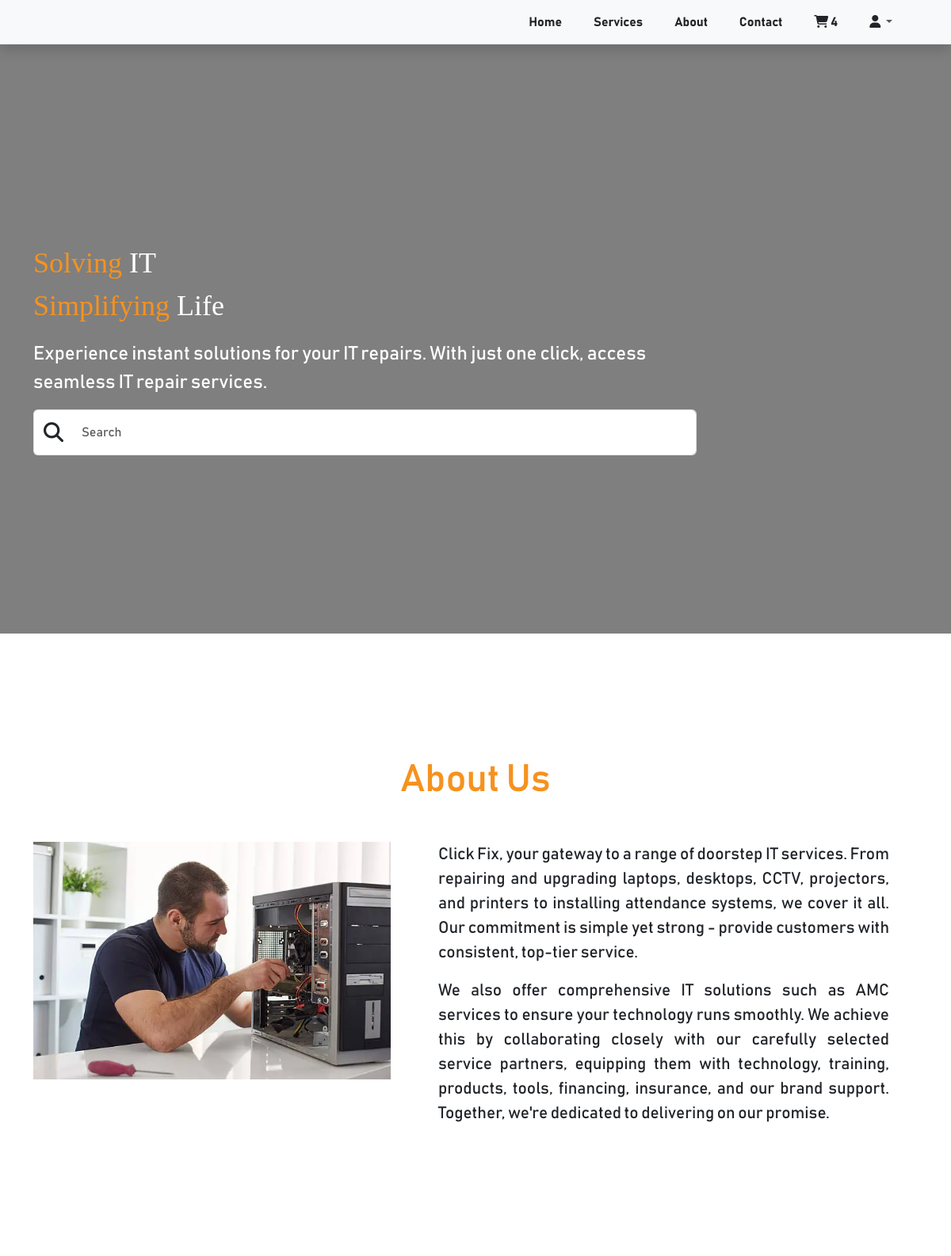
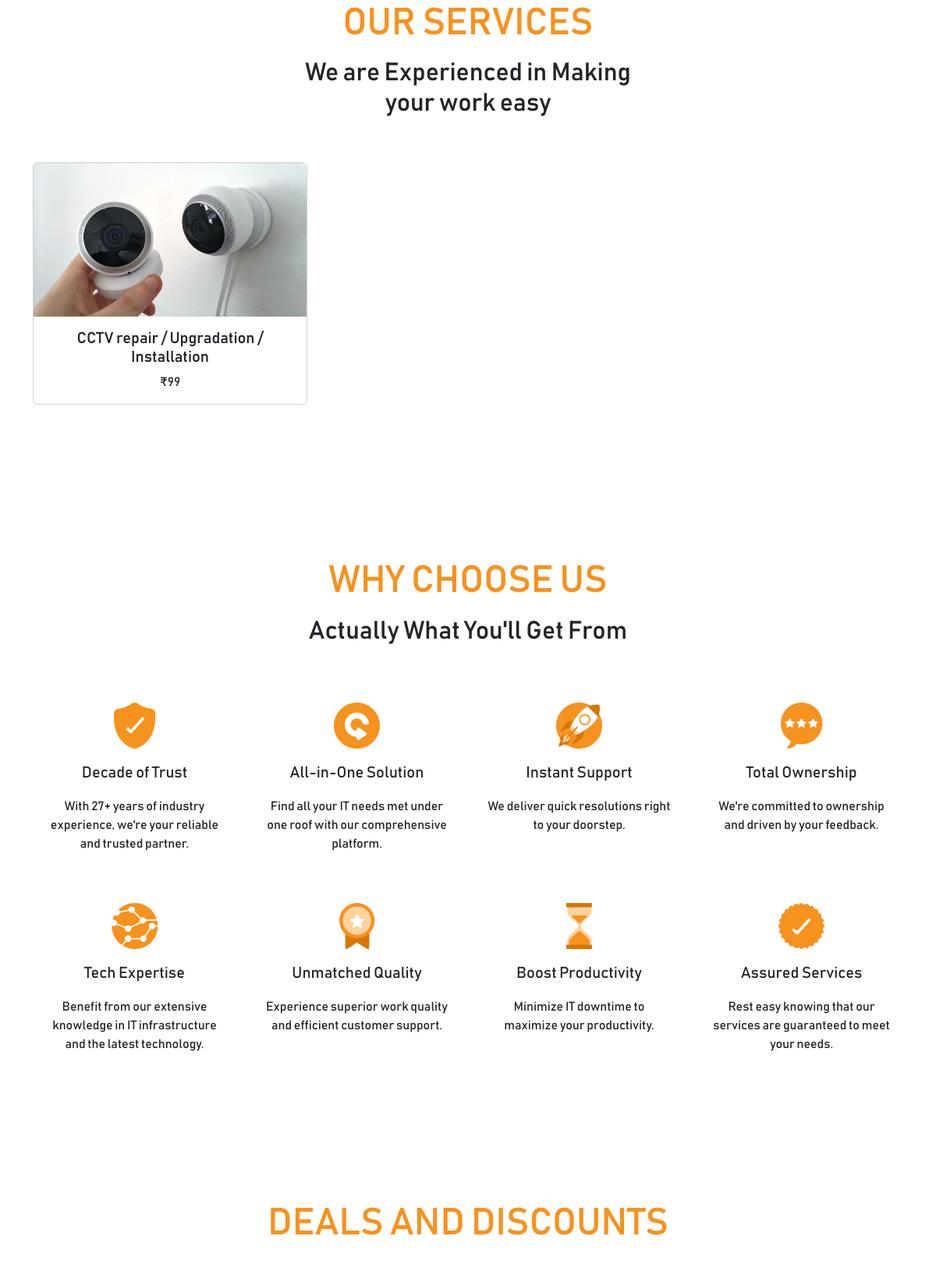
Screenshot of / (signed in, upper part) with the database file from the repository (2 pictures, top to bottom).
### cart/models.py (models this page shows, shortened)
class Cart(models.Model):
    class Meta:
        verbose_name_plural = 'Cart'
    user = models.ForeignKey(Profile, on_delete=models.CASCADE, null=True, blank=True)
    session_id = models.CharField(max_length=100, null=True, blank=True)
    cart_cost = models.FloatField(default=0.0)
    created_at = models.DateTimeField(auto_now_add=True)
    updated_at = models.DateTimeField(auto_now=True)
    @property
    def num_of_items(self):
        cartitems = self.cartitems.all()
        quantity =  sum([item.quantity for item in cartitems])
        return quantity

class CartItem(models.Model):
    class Meta:
        verbose_name_plural = 'Cart Items'
    TIME_SLOTS = (
        ("10am-12pm", "10am-12pm"),
        ("12pm-2pm", "12pm-2pm"),
        ("2pm-4pm", "2pm-4pm"),
        ("4pm-7pm", "4pm-7pm"),
    )
    sub_service = models.ForeignKey(SubServices, on_delete=models.CASCADE)
    cart = models.ForeignKey(Cart, on_delete=models.CASCADE, related_name="cartitems")
    quantity = models.IntegerField(default=0)
    start_date = models.DateField(null=True)
    time_slot = models.CharField(max_length=20, choices=TIME_SLOTS, default=1)

### clickfix/models.py (models this page shows, shortened)
class Services(models.Model):
    class Meta:
        verbose_name_plural = 'Our Services'
    name = models.CharField(max_length=255)
    slug = models.SlugField(unique=True, blank=True)
    price = models.CharField(max_length=10)
    card_image = models.ImageField(upload_to='service_cards')
    created_at = models.DateTimeField(auto_now_add=True)
    updated_at = models.DateTimeField(auto_now=True)

### clickfix/views.py (the view)
# urls.py: path('', views.home, name='home'),
def home(request):
    services = Services.objects.all()
    testimonials = Testimonials.objects.all()
    try:
        if request.user.is_authenticated:
            cart = Cart.objects.get(user=request.user)
        else:
            cart = Cart.objects.get(session_id=request.session['nonuser'])
    except:
        cart = {'num_of_items': 0}
    data = {
        'services': services,
        'testimonials': testimonials,
        'cart': cart
    }
    return render(request, 'home.html', data)

### templates/home.html (shortened to what this page needs)
{% extends 'base.html' %}
{% load static %}
{% block content %}
    <section id="hero">
        <video class="home_banner_video" src="{% static 'video/home_banner_video.mp4' %}" autoplay loop playsinline muted></video>
        <div class="overlay">
            {% include 'includes/navbar.html' %}
            <div class="home_banner_content d-flex justify-content-center align-items-center">
                <div class="container d-flex flex-column">
                    <p class="home_banner_heading headings"> <span style="color: #F6921e;" >Solving </span> IT <br>  <span style="color: #F6921e;">Simplifying</span> Life </p>
                    <p class="home_banner_subheading">Experience instant solutions for your IT repairs. With just one click, access seamless IT repair services.</p>
                    <div class="input-group">
                        <i class="input-group-text d-flex justify-content-center align-items-center fa-solid fa-magnifying-glass bg-white border-end-0" style="font-size: 25px;"></i>
                        <input class="form-control py-3 border-start-0 banner_search_bar" name="" id="" placeholder="Search" type="text">
                    </div>
                </div>
            </div>
        </div>
    </section>
    <section id="about" style="margin: 150px 0px;">
        <div class="container">
            <h3 class="text-center mb-5 fa-3x" style="color: #F6921e;">About Us</h3>
            <div class="row">
                <div class="col-md-5 col-12">
                    <img class="img-fluid mb-5 mb-md-0" src="{% static 'img/about.webp' %}" alt="">
                </div>
                <div class="col-md-7 col-12 px-md-5 d-flex flex-column justify-content-center align-items-center">
                    <p class="about_text px-4 px-md-0">Click Fix,  your gateway to a range of doorstep IT services. From repairing and upgrading laptops, desktops, CCTV, projectors, and printers to installing attendance systems, we cover it all. Our commitment is simple yet strong - provide customers with consistent, top-tier service.</p>
                    <p class="about_text px-4 px-md-0">We also offer comprehensive IT solutions such as AMC services to ensure your technology runs smoothly. We achieve this by collaborating closely with our carefully selected service partners, equipping them with technology, training, products, tools, financing, insurance, and our brand support. Together, we're dedicated to delivering on our promise.</p>
                </div>
            </div>
        </div>
    </section>
    <section style="margin: 150px 0px;" id="services">
        <h5 class="text-center mb-3 fa-3x" style="color: #F6921e;">OUR SERVICES</h5>
        <h2 class="text-center">We are Experienced in Making <br>your work easy</h2>
        <div class="container">
            <div class="swiper mySwiper">
                <div class="swiper-wrapper">
                    {% for service in services %}
                    <a href="{% url 'clickfix:individual_service' service.slug %}" class="swiper-slide py-5 text-decoration-none">
                        <div class="card">
                            <img class="service_image" src="{{ service.card_image.url }}"  alt="...">
                            <div class="card-body">
                                <h5 class="card-title text-center">{{ service.name }}</h5>
                                <p class="card-text text-center">₹{{service.price }}</p>
                            </div>
                        </div>
                    </a>
                    {% endfor %}
                </div>
            </div>
        </div>
    </section>
    <section style="margin: 150px 0px;">
        <div class="container">
            <h5 class="text-center mb-3 fa-3x" style="color: #F6921E;">WHY CHOOSE US</h5>
            <h2 class="text-center mb-5">Actually What You'll Get From</h2>
            <div class="row">
                <div class="col-md-3 col-6 p-4 text-center">
                    <img class="img-fluid" src="{% static 'img/services/trust.png' %}" alt="">
                    <p class="blockquote mt-3">Decade of Trust</p>
                    <p>With 27+ years of industry experience, we're your reliable and trusted partner.</p>
                </div>
                <div class="col-md-3 col-6 p-4 text-center">
                    <img class="img-fluid" src="{% static 'img/services/all_in_one.png' %}"  alt="">
                    <p class="blockquote mt-3">All-in-One Solution</p>
                    <p>Find all your IT needs met under one roof with our comprehensive platform.</p>
                </div>
                <div class="col-md-3 col-6 p-4 text-center">
                    <img class="img-fluid" src="{% static 'img/services/support.png' %}"  alt="">
                    <p class="blockquote mt-3">Instant Support</p>
                    <p>We deliver quick resolutions right to your doorstep.</p>
                </div>
                <div class="col-md-3 col-6 p-4 text-center">
                    <img class="img-fluid" src="{% static 'img/services/ownership.png' %}"  alt="">
                    <p class="blockquote mt-3">Total Ownership</p>
                    <p>We're committed to ownership and driven by your feedback.</p>
                </div>
            </div>
            <div class="row">
                <div class="col-md-3 col-6 p-4 text-center">
                    <img class="img-fluid" src="{% static 'img/services/tech.png' %}"  alt="">
                    <p class="blockquote mt-3">Tech Expertise</p>
                    <p>Benefit from our extensive knowledge in IT infrastructure and the latest technology.</p>
                </div>
                <div class="col-md-3 col-6 p-4 text-center">
                    <img class="img-fluid" src="{% static 'img/services/quality.png' %}"  alt="">
                    <p class="blockquote mt-3">Unmatched Quality</p>
                    <p>Experience superior work quality and efficient customer support.</p>
                </div>
                <div class="col-md-3 col-6 p-4 text-center">
                    <img class="img-fluid" src="{% static 'img/services/boost.png' %}"  alt="">
                    <p class="blockquote mt-3">Boost Productivity</p>
                    <p>Minimize IT downtime to maximize your productivity.</p>
                </div>
                <div class="col-md-3 col-6 p-4 text-center">
                    <img class="img-fluid" src="{% static 'img/services/assured.png' %}"  alt="">
                    <p class="blockquote mt-3">Assured Services</p>
                    <p>Rest easy knowing that our services are guaranteed to meet your needs.</p>
                </div>
            </div>
        </div>
    </section>
    <section id="deals_and_discount" style="margin: 150px 0px;">
        <h2 class="text-center mb-5 fa-3x" style="color: #F6921e;">DEALS AND DISCOUNTS</h2>
    </section>
{% endblock %}

### templates/includes/navbar.html (shortened to what this page needs)
{% load static %}
    <nav class="navbar navbar-expand-lg navbar-light bg-light shadow">
        <div class="container">
          <div class="collapse navbar-collapse" id="navbarSupportedContent">
            <ul class="navbar-nav ms-auto">
                <li class="nav-item"><a class="nav-link text-dark fw-bold me-4" aria-current="page" href="{% url 'clickfix:home' %}">Home</a></li>
                <li class="nav-item"><a class="nav-link text-dark fw-bold me-4" href="{% url 'clickfix:home' %}#services">Services</a></li>
                <li class="nav-item"><a class="nav-link text-dark fw-bold me-4" href="{% url 'clickfix:home' %}#about">About</a></li>
                <li class="nav-item"><a class="nav-link text-dark fw-bold me-4" href="{% url 'clickfix:home' %}#contact_form">Contact</a></li>
                <li class="nav-item"><a class="nav-link text-dark fw-bold me-4" href="{% url 'cart:cart' %}"><i class="fa-solid fa-cart-shopping"></i> <span id="num_of_items">{{cart.num_of_items}}</span></a></li>
                <li class="nav-item dropdown me-4 pull-right">
                  <a class="nav-link dropdown-toggle" href="#" id="navbarDropdown" role="button" data-bs-toggle="dropdown" aria-expanded="false">
                    <i class="fa-solid fa-user text-dark"></i>
                  </a>
                </li>
            </ul>
          </div>
        </div>
      </nav>

### assets/css/custom.css (style rules this page uses)
#hero .navbar { position: absolute; top: 0; left: 0; right: 0; }
#hero .home_banner_video { width: 100%; height: 100vh; object-fit: cover; }
#hero .overlay { background-color: rgba(0, 0, 0, 0.5); width: 100%; height: 100vh; position: absolute; top: 0; left: 0; }
#hero .home_banner_content { width: 100%; height: 90vh; margin-top: 80px; color: white; }
.overlay { position: absolute; top: 0; height: inherit; width: inherit; background-color: rgba(0, 0, 0, 0.5); }
#about .about_text { font-size: 1.3rem; text-align: justify; }
.service_image { width: 100%; max-height: 210px; object-fit: cover; }

### templates/base.html (style rules this page uses)
body { box-sizing: border-box; font-family: 'bahnschrift'; }
.headings { font-family: 'metropolis'; }
h1, h2, h3, h4, h5, h6, p, a { font-family: 'bahnschrift'; }

### templates/home.html (style rules this page uses)
.about_text { font-size: 1.3rem; text-align: justify; }
@media (min-width: 767px) { .banner_search_bar { width: 100%; } }
.service_image { width: 100%; max-height: 210px; object-fit: cover; }

### rows the page displays
Cart: num_of_items "4"
Services: card_image (picture), name "CCTV repair / Upgradation / Installation", price "99"
